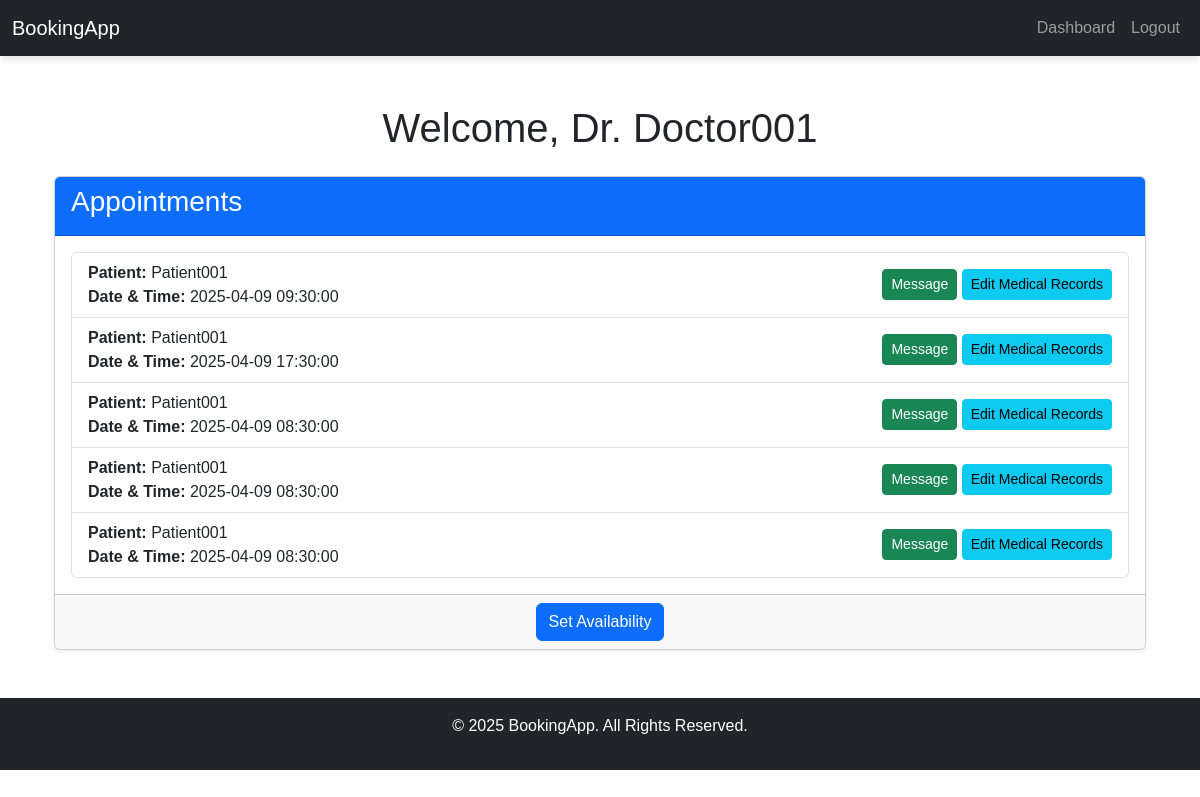
Page /dashboard (signed in) on the committed database.
### models.py (models this page shows)
class User(db.Model, UserMixin):
    id = db.Column(db.Integer, primary_key=True)
    username = db.Column(db.String(150), nullable=False, unique=True)
    password = db.Column(db.String(150), nullable=False)
    role = db.Column(db.String(20), nullable=False)  # "patient" or "doctor"
    specialization = db.Column(db.String(100), nullable=True)  # Only for doctors

class Appointment(db.Model):
    id = db.Column(db.Integer, primary_key=True)
    date_time = db.Column(db.DateTime, nullable=False)  # Date and time of appointment
    doctor_id = db.Column(db.Integer, db.ForeignKey('user.id'), nullable=False)
    patient_id = db.Column(db.Integer, db.ForeignKey('user.id'), nullable=False)
    doctor = db.relationship('User', foreign_keys=[doctor_id], backref='appointments_as_doctor')
    patient = db.relationship('User', foreign_keys=[patient_id], backref='appointments_as_patient')

### app.py (the view)
@app.route('/dashboard')
@login_required
def dashboard():
    if current_user.role == 'doctor':
        appointments = Appointment.query.filter_by(doctor_id=current_user.id).all()
        availability = Availability.query.filter_by(doctor_id=current_user.id).all()
        return render_template('doctor_dashboard.html', appointments=appointments, availability=availability)
    elif current_user.role == 'patient':
        appointments = Appointment.query.filter_by(patient_id=current_user.id).all()
        medical_records = MedicalRecord.query.filter_by(patient_id=current_user.id).all()
        return render_template('patient_dashboard.html', appointments=appointments, medical_records=medical_records)
    else:
        flash('Invalid role.', 'danger')
        return redirect(url_for('logout'))

### app.py (called while the page is built)
@login_manager.user_loader
def load_user(user_id):
    return User.query.get(int(user_id))

### flaskWebsite/templates/doctor_dashboard.html (shortened to what this page needs)
{% extends 'base.html' %}
{% block content %}
<div class="container mt-5">
    <h1 class="text-center mb-4">Welcome, Dr. {{ current_user.username }}</h1>
    <div class="card shadow-sm">
        <div class="card-header bg-primary text-white">
            <h3>Appointments</h3>
        </div>
        <div class="card-body">
            {% if appointments %}
                <ul class="list-group">
                    {% for appointment in appointments %}
                        <li class="list-group-item d-flex justify-content-between align-items-center">
                            <span>
                                <strong>Patient:</strong> {{ appointment.patient.username }} <br>
                                <strong>Date & Time:</strong> {{ appointment.date_time }}
                            </span>
                            <div>
                                <a href="{{ url_for('chat', receiver_id=appointment.patient_id) }}" class="btn btn-success btn-sm">Message</a>
                                <a href="{{ url_for('edit_medical_records', patient_id=appointment.patient_id) }}" class="btn btn-info btn-sm">Edit Medical Records</a>
                            </div>
                        </li>
                    {% endfor %}
                </ul>
            {% else %}
                <p class="text-muted text-center">No appointments scheduled.</p>
            {% endif %}
        </div>
        <div class="card-footer text-center">
            <a href="{{ url_for('set_availability') }}" class="btn btn-primary">Set Availability</a>
        </div>
    </div>
</div>
{% endblock %}

### flaskWebsite/templates/static/css/style.css (style rules this page uses)
body { font-family: 'Arial', sans-serif; }

### rows in the picture
User: username "Doctor001"
Appointment: patient.username "Patient001", date_time "2025-04-09 09:30:00"
Appointment: patient.username "Patient001", date_time "2025-04-09 17:30:00"
Appointment: patient.username "Patient001", date_time "2025-04-09 08:30:00"
Appointment: patient.username "Patient001", date_time "2025-04-09 08:30:00"
Appointment: patient.username "Patient001", date_time "2025-04-09 08:30:00"
